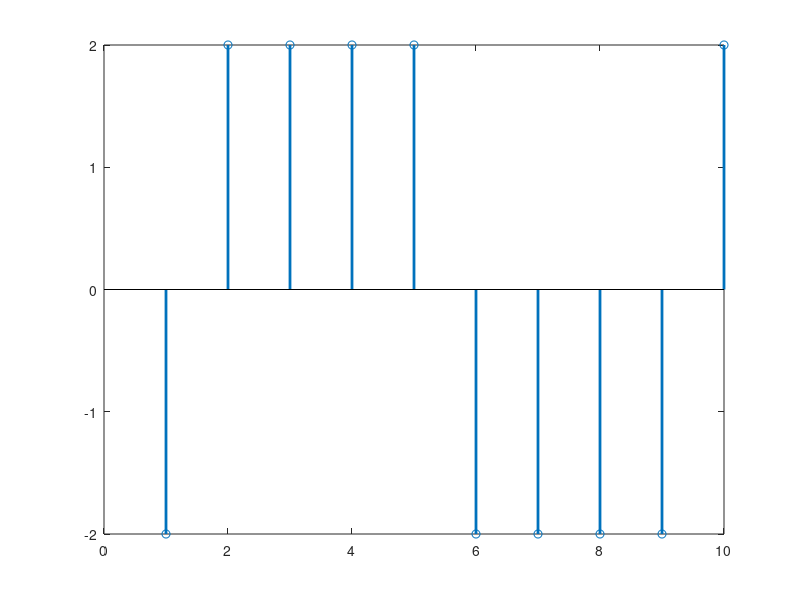

Source code (MATLAB):
clear all;
close all;

% Número de muestras que va a tener la señal
N = 10;

% Señal con valores +/- 2 con randi
An1 = 4 * randi([0,1], 1, N) - 2;
An2 = 2 * sign(randn(1, N));
An3 = 2 * sign(rand(1, N) - 0.5);

% Mostramos la secuencia
h = stem(An1);
set(h, 'linewidth', 2.0);
